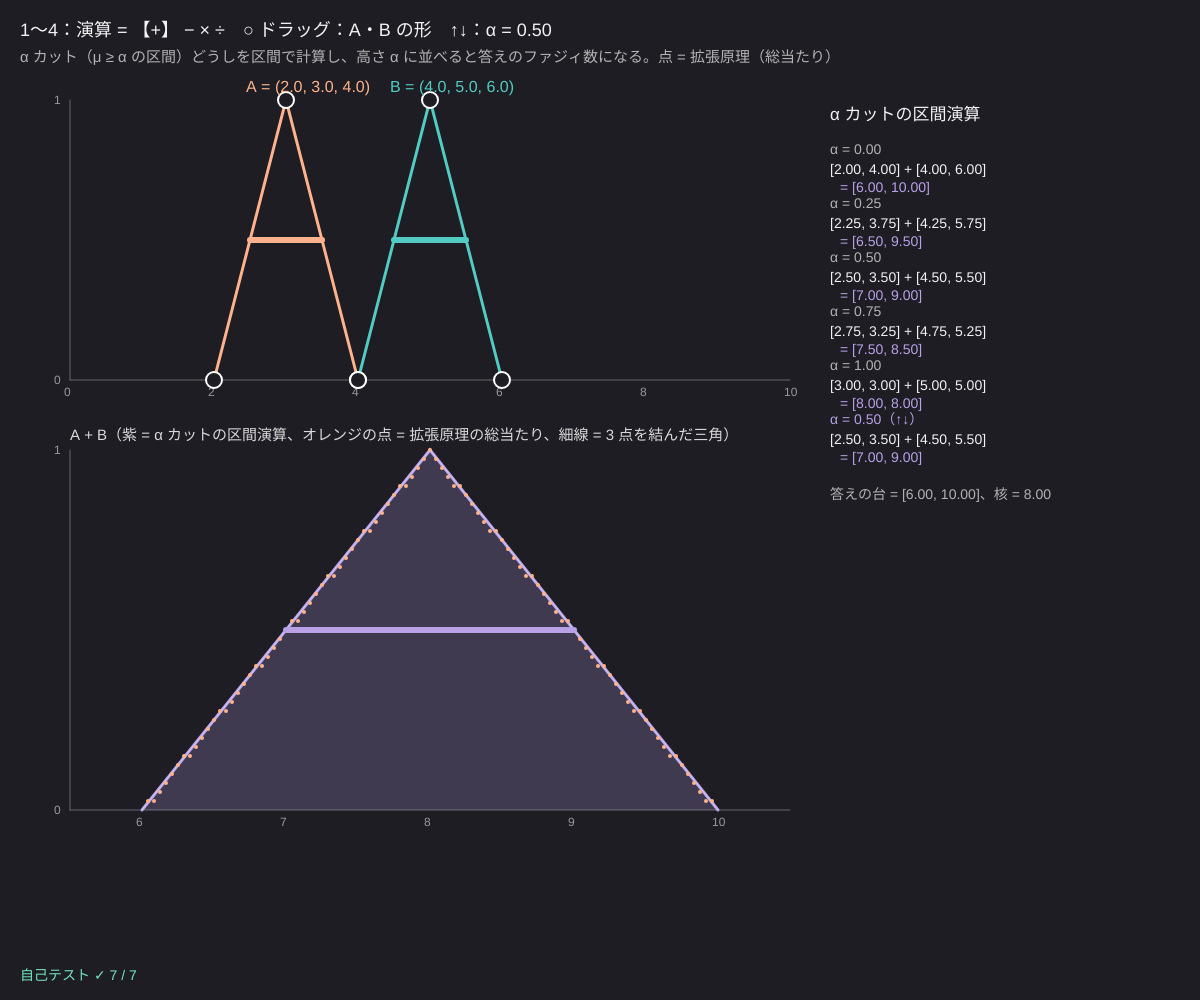
Frame 1 (no input)
Frame 60 (no input): identical to frame 1, image omitted
Frame 120 (the mouse pressed at the canvas centre since frame 60): identical to frame 1, image omitted

The p5.js sketch that drew this single still picture (run headless with seeded random() and noise() and a simulated clock; from frame 60 on, the mouse is pressed at the canvas centre):

// p5.js sketch
// ── sketch.js
// ============================================
// 05 拡張原理とファジィ数 ─「約 3」+「約 5」= ?
// 三角ファジィ数 (a, b, c)：b で 1、a と c で 0 の「だいたい b」。計算は α カット（区間）ごとに区間演算でする
//   [p1, p2] + [q1, q2] = [p1 + q1, p2 + q2]、× は 4 つの積の最小・最大、÷ は 0 をふくむと計算できない
// 点は拡張原理 μ(z) = sup_{x ∘ y = z} min(μA(x), μB(y)) を総当たりで計算した値（α カットの線と重なる）
// 1〜4 = + − × ÷ / ○ をドラッグ = A・B の 3 つの点 / ↑↓ = 表示する α
// ============================================

let A = [2, 3, 4], B = [4, 5, 6];   // ★ 約 3 と 約 5
let opNo = 0, alphaShow = 0.5;
let NALPHA = 20;                     // ★ α カットを何段に分けるか
let XLO = 0, XHI = 10;
let res = [], brute = [], zLo = 0, zHi = 1, dragP = null;

function setup() {
  createCanvas(windowWidth, windowHeight);
  colorMode(HSB, 360, 100, 100, 100);
  selfTest();
  recompute();
}

// α カットを全部計算（[α, 左, 右] の列。割れないときは null）＋ 拡張原理の総当たり
function recompute() {
  res = [];
  for (let k = 0; k <= NALPHA; k++) { let al = k / NALPHA, iv = IV_OPS[opNo].f(cutTri(A, al), cutTri(B, al)); res.push(iv ? [al, iv[0], iv[1]] : null); }
  if (res[0]) { zLo = res[0][1]; zHi = res[0][2]; let pad = Math.max(0.5, (zHi - zLo) * 0.08); zLo -= pad; zHi += pad; }
  brute = extensionBrute(A, B, IV_OPS[opNo].name, zLo, zHi, 120);
}

function draw() {
  background(250, 18, 14);
  fill(0, 0, 95); noStroke(); textSize(18);
  text('1〜4：演算 = ' + IV_OPS.map((o, i) => (i === opNo ? '【' + o.name + '】' : o.name)).join(' ') + '　○ ドラッグ：A・B の形　↑↓：α = ' + alphaShow.toFixed(2), 20, 36);
  fill(0, 0, 70); textSize(15);
  text('α カット（μ ≥ α の区間）どうしを区間で計算し、高さ α に並べると答えのファジィ数になる。点 = 拡張原理（総当たり）', 20, 62);

  // ---- 上：A と B
  let gx = 70, gw = width * 0.6, gy = 100, gh = height * 0.28;
  let X = (x) => gx + ((x - XLO) / (XHI - XLO)) * gw, Y = (m) => gy + gh - m * gh;
  axes(gx, gy, gw, gh, XLO, XHI);
  for (let [T, col, nm] of [[A, color(20, 45, 100), 'A'], [B, color(175, 60, 80), 'B']]) {
    noFill(); stroke(col); strokeWeight(3);
    beginShape(); vertex(X(T[0]), Y(0)); vertex(X(T[1]), Y(1)); vertex(X(T[2]), Y(0)); endShape();
    let c = cutTri(T, alphaShow); strokeWeight(6); line(X(c[0]), Y(alphaShow), X(c[1]), Y(alphaShow));
    T.forEach((v, i) => { stroke(0, 0, 100); strokeWeight(2); fill(250, 18, 14); circle(X(v), Y(i === 1 ? 1 : 0), 16); });
    noStroke(); fill(col); textSize(16); text(nm + ' = (' + T.map((v) => v.toFixed(1)).join(', ') + ')', X(T[1]) - 40, gy - 8);
  }

  // ---- 下：答え A ∘ B
  let y2 = gy + gh + 70, h2 = height * 0.36;
  let Z = (z) => gx + ((z - zLo) / (zHi - zLo)) * gw, Y2 = (m) => y2 + h2 - m * h2;
  if (!res[0]) {
    fill(0, 70, 100); textSize(22); text('B の台が 0 をふくむので、割り算できない（0 で割る区間がある）', gx, y2 + 60);
  } else {
    axes(gx, y2, gw, h2, zLo, zHi);
    noStroke(); fill(260, 30, 90, 22);
    beginShape(); for (let r of res) vertex(Z(r[1]), Y2(r[0])); for (let k = res.length - 1; k >= 0; k--) vertex(Z(res[k][2]), Y2(res[k][0])); endShape(CLOSE);
    noFill(); stroke(260, 30, 90); strokeWeight(3);
    beginShape(); for (let r of res) vertex(Z(r[1]), Y2(r[0])); for (let k = res.length - 1; k >= 0; k--) vertex(Z(res[k][2]), Y2(res[k][0])); endShape();
    // 三角で近似した形（× ÷ では本当の答えは三角にならない）
    let tri3 = [res[0][1], res[NALPHA][1], res[0][2]];
    stroke(0, 0, 100, 40); strokeWeight(1);
    beginShape(); vertex(Z(tri3[0]), Y2(0)); vertex(Z(tri3[1]), Y2(1)); vertex(Z(tri3[2]), Y2(0)); endShape();
    // 拡張原理の総当たり（点）
    noStroke(); fill(20, 45, 100);
    for (let b of brute) if (b[1] > 0.001) circle(Z(b[0]), Y2(b[1]), 4);
    let c = IV_OPS[opNo].f(cutTri(A, alphaShow), cutTri(B, alphaShow));
    if (c) { stroke(260, 30, 90); strokeWeight(6); line(Z(c[0]), Y2(alphaShow), Z(c[1]), Y2(alphaShow)); }
    noStroke(); fill(0, 0, 85); textSize(15); text('A ' + IV_OPS[opNo].name + ' B（紫 = α カットの区間演算、オレンジの点 = 拡張原理の総当たり、細線 = 3 点を結んだ三角）', gx, y2 - 10);
  }

  // ---- 右：α カットの表
  let tx = gx + gw + 40, ty = 120;
  fill(0, 0, 95); textSize(17); text('α カットの区間演算', tx, ty);
  textSize(14);
  [0, 0.25, 0.5, 0.75, 1, alphaShow].forEach((al, i) => {
    let a = cutTri(A, al), b = cutTri(B, al), c = IV_OPS[opNo].f(a, b), yy = ty + 34 + i * 54;
    fill(i === 5 ? color(260, 30, 90) : color(0, 0, 70)); text('α = ' + al.toFixed(2) + (i === 5 ? '（↑↓）' : ''), tx, yy);
    fill(0, 0, 95); text(iv(a) + ' ' + IV_OPS[opNo].name + ' ' + iv(b), tx, yy + 20);
    fill(260, 30, 90); text('= ' + (c ? iv(c) : '計算できない'), tx + 10, yy + 38);
  });
  if (res[0]) { fill(0, 0, 70); text('答えの台 = ' + iv([res[0][1], res[0][2]]) + '、核 = ' + res[NALPHA][1].toFixed(2), tx, ty + 34 + 6 * 54 + 10, width - tx - 20); }
  fill(selfTestResults.every((r) => r.ok) ? color(160, 50, 90) : color(0, 80, 100)); textSize(14);
  text(selfTestLine(), 20, height - 20);
}
function iv(p) { return '[' + p[0].toFixed(2) + ', ' + p[1].toFixed(2) + ']'; }
function axes(gx, gy, gw, gh, lo, hi) {
  stroke(0, 0, 40); strokeWeight(1); line(gx, gy + gh, gx + gw, gy + gh); line(gx, gy, gx, gy + gh);
  noStroke(); fill(0, 0, 60); textSize(12);
  let raw = (hi - lo) / 8, mag = Math.pow(10, Math.floor(Math.log10(Math.max(1e-6, raw)))), st = raw / mag < 2 ? 2 * mag : raw / mag < 5 ? 5 * mag : 10 * mag;
  for (let v = Math.ceil(lo / st) * st; v <= hi + 1e-9; v += st) text(+v.toFixed(2), gx + ((v - lo) / (hi - lo)) * gw - 6, gy + gh + 16);
  text('1', gx - 16, gy + 4); text('0', gx - 16, gy + gh + 4);
}

function mousePressed() {
  let gx = 70, gw = width * 0.6, gy = 100, gh = height * 0.28, best = 30; dragP = null;
  for (let [T, nm] of [[A, 'A'], [B, 'B']]) T.forEach((v, i) => {
    let d = Math.hypot(mouseX - (gx + ((v - XLO) / (XHI - XLO)) * gw), mouseY - (gy + gh - (i === 1 ? gh : 0)));
    if (d < best) { best = d; dragP = [T, i]; }
  });
}
function mouseDragged() {
  if (!dragP) return;
  let [T, i] = dragP, gx = 70, gw = width * 0.6;
  T[i] = clampv(Math.round((XLO + ((mouseX - gx) / gw) * (XHI - XLO)) * 10) / 10, XLO, XHI);
  if (i === 0) T[0] = Math.min(T[0], T[1]); if (i === 2) T[2] = Math.max(T[2], T[1]);
  if (i === 1) T[1] = clampv(T[1], T[0], T[2]);
  recompute();
}
function mouseReleased() { dragP = null; }
function keyPressed() {
  if (key >= '1' && key <= '4') { opNo = +key - 1; recompute(); }
  if (key === UP_ARROW) alphaShow = clampv(alphaShow + 0.05, 0, 1);
  if (key === DOWN_ARROW) alphaShow = clampv(alphaShow - 0.05, 0, 1);
}

// ---- 自己テスト：手で計算できる値と比べる
function selfTest() {
  selfTestResults = [];
  let A0 = [2, 3, 4], B0 = [4, 5, 6], op = (k, al) => IV_OPS[k].f(cutTri(A0, al), cutTri(B0, al));
  let eq = (p, q) => p && near(p[0], q[0]) && near(p[1], q[1]);
  check('(2, 3, 4) + (4, 5, 6) = (6, 8, 10)：α = 0 で [6, 10]、α = 1 で [8, 8]', eq(op(0, 0), [6, 10]) && eq(op(0, 1), [8, 8]));
  check('足し算の 0.5 カット = [7, 9]', eq(op(0, 0.5), [7, 9]));
  check('(2, 3, 4) − (4, 5, 6) = (−4, −2, 0)', eq(op(1, 0), [-4, 0]) && eq(op(1, 1), [-2, -2]));
  check('× ：α = 0 で [8, 24]、α = 1 で 15、α = 0.5 で [11.25, 19.25]（三角ではない）', eq(op(2, 0), [8, 24]) && eq(op(2, 1), [15, 15]) && eq(op(2, 0.5), [11.25, 19.25]));
  check('÷ ：α = 0 で [2/6, 4/4] = [1/3, 1]', eq(op(3, 0), [1 / 3, 1]));
  check('0 をふくむ区間では割れない（null）', IV_OPS[3].f([1, 2], [-1, 1]) === null);
  let br = extensionBrute(A0, B0, '+', 5, 11, 60), at = (z) => br.reduce((m, b) => (Math.abs(b[0] - z) < 1e-6 ? b[1] : m), -1);
  check('拡張原理の総当たり：μ(8) = 1、μ(7) = 0.5、μ(10) = 0（足し算）', near(at(8), 1, 1e-6) && near(at(7), 0.5, 1e-6) && near(at(10), 0, 1e-6));
  reportSelfTest();
}

// ---------- やってみよう ----------
// 1. 「約 3」+「約 5」は「約 8」。でも幅は広がる（あいまいさは足し算でたまる）
// 2. 「約 3」−「約 3」は 0 にならない！ A を B と同じ形にして確かめよう
// 3. × と ÷ では答えのふちが曲線になり、細線（三角の近似）とずれる。どこがいちばんずれる？
// 4. B の左の点を 0 まで動かして ÷ を選ぶと、なぜ計算できなくなる？
// 5. NALPHA を 2 や 4 に減らすと、α カットの段々がよく見える



// ==================================================
// ここから下は「ファジィの道具」（中身は読まなくても OK。消さないでね）
// ==================================================
// ---- メンバーシップ関数（所属度 μ を 0〜1 で返す）
function trimf(x, a, b, c) {            // 三角：a で 0、b で 1、c で 0
  if (x < a || x > c) return 0;
  if (x === b) return 1;
  if (x < b) return b > a ? (x - a) / (b - a) : 1;
  return c > b ? (c - x) / (c - b) : 1;
}
function trapmf(x, a, b, c, d) {         // 台形：b〜c が 1
  if (x < a || x > d) return 0;
  if (x >= b && x <= c) return 1;
  if (x < b) return (x - a) / (b - a);
  return (d - x) / (d - c);
}
function gaussmf(x, c, s) { return Math.exp(-((x - c) * (x - c)) / (2 * s * s)); }
function sigmf(x, a, c) { return 1 / (1 + Math.exp(-a * (x - c))); }
function bellmf(x, a, b, c) { return 1 / (1 + Math.pow(Math.abs((x - c) / a), 2 * b)); }
// mf = { type: 'tri', p: [a, b, c] } のような形
function evalMF(mf, x) {
  let p = mf.p;
  if (mf.type === 'tri') return trimf(x, p[0], p[1], p[2]);
  if (mf.type === 'trap') return trapmf(x, p[0], p[1], p[2], p[3]);
  if (mf.type === 'gauss') return gaussmf(x, p[0], p[1]);
  if (mf.type === 'sig') return sigmf(x, p[0], p[1]);
  if (mf.type === 'bell') return bellmf(x, p[0], p[1], p[2]);
  return 0;
}
function clampv(v, a, b) { return v < a ? a : v > b ? b : v; }


// ---- 三角ファジィ数 (a, b, c) と α カット
function cutTri(T, al) { return [T[0] + al * (T[1] - T[0]), T[2] - al * (T[2] - T[1])]; }
const IV_OPS = [
  { name: '+', f: (p, q) => [p[0] + q[0], p[1] + q[1]] },
  { name: '−', f: (p, q) => [p[0] - q[1], p[1] - q[0]] },
  { name: '×', f: (p, q) => { let v = [p[0] * q[0], p[0] * q[1], p[1] * q[0], p[1] * q[1]]; return [Math.min(...v), Math.max(...v)]; } },
  { name: '÷', f: (p, q) => (q[0] <= 0 && q[1] >= 0 ? null : IV_OPS[2].f(p, [1 / q[1], 1 / q[0]])) },
];


// ---- 自己テストの道具
let selfTestResults = [];
function check(name, cond) { selfTestResults.push({ name, ok: !!cond }); }
function near(a, b, tol) { return a !== null && Math.abs(a - b) <= (tol === undefined ? 1e-9 : tol); }
function reportSelfTest() { for (let r of selfTestResults) (r.ok ? console.log : console.error)((r.ok ? '✓ ' : '✗ ') + r.name); }
function selfTestLine() { let n = selfTestResults.filter((r) => r.ok).length; return '自己テスト ' + (n === selfTestResults.length ? '✓ ' : '✗ ') + n + ' / ' + selfTestResults.length; }

// ---- 拡張原理を総当たりで：z の小さな区間ごとに、x ∘ y が入る組の min(μA, μB) の最大
function extensionBrute(A, B, opName, zLo, zHi, nz) {
  let out = []; for (let i = 0; i <= nz; i++) out.push([zLo + ((zHi - zLo) * i) / nz, 0]);
  let dz = (zHi - zLo) / nz, n = 80;
  for (let i = 0; i <= n; i++) for (let j = 0; j <= n; j++) {
    let x = A[0] + ((A[2] - A[0]) * i) / n, y = B[0] + ((B[2] - B[0]) * j) / n;
    let z = opName === '+' ? x + y : opName === '−' ? x - y : opName === '×' ? x * y : y === 0 ? NaN : x / y;
    if (!isFinite(z)) continue;
    let k = Math.round((z - zLo) / dz); if (k < 0 || k > nz) continue;
    let m = Math.min(trimf(x, A[0], A[1], A[2]), trimf(y, B[0], B[1], B[2]));
    if (Math.abs(z - out[k][0]) < dz * 0.25) out[k][1] = Math.max(out[k][1], m);   // z の格子点のすぐ近くだけ数える
  }
  return out;
}
